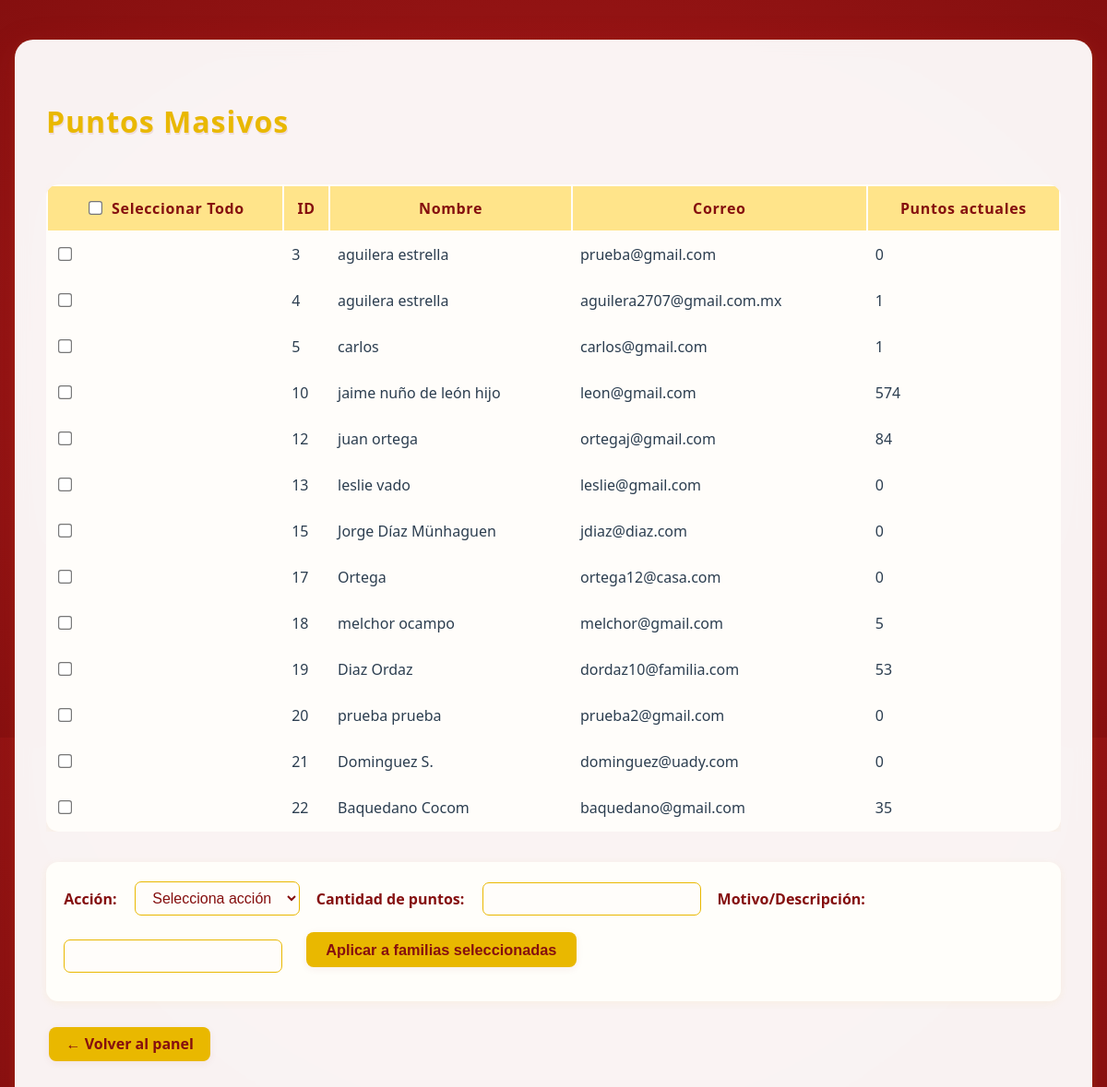
Before: /puntos-masivos (signed in) with the older database file.
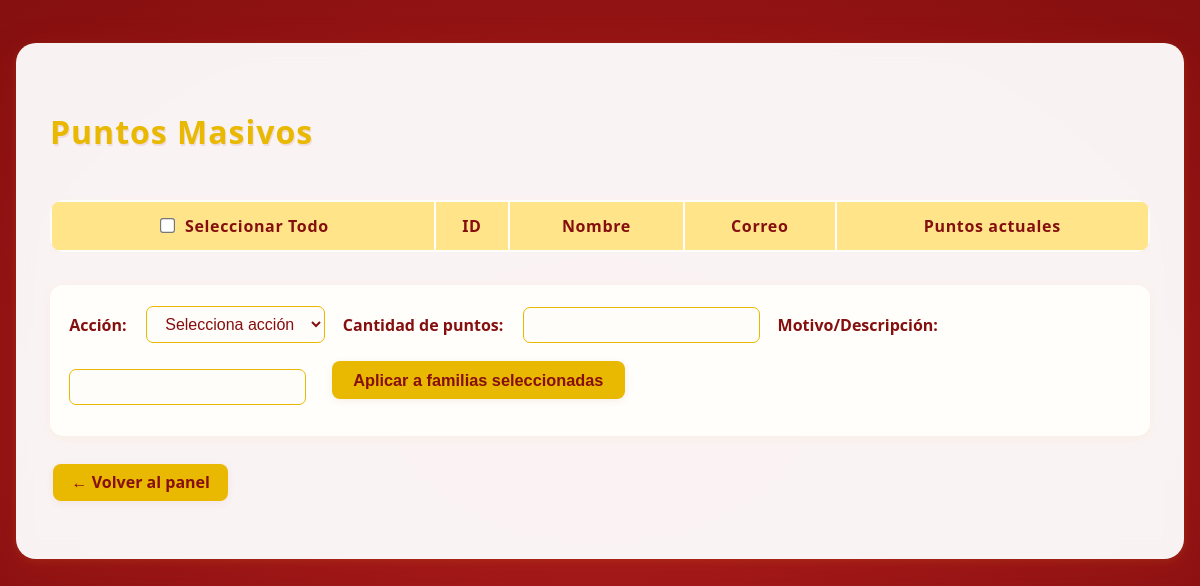
After: the same page with the newer database file.
### app/models.py (models this page shows, shortened)
class Familia(db.Model):
    id = db.Column(db.Integer, primary_key=True)
    nombre = db.Column(db.String(100), nullable=False)
    correo = db.Column(db.String(100), unique=True, nullable=False)
    password = db.Column(db.String(100), nullable=False)
    puntos = db.Column(db.Integer, default=0)

### app/routes.py (the view, shortened to what this page needs)
@app.route('/puntos-masivos', methods=['GET', 'POST'])
def puntos_masivos():
    if 'admin_id' not in session:
        return redirect(url_for('login'))
    rol = session.get('rol')
    if rol != 'admin':
        flash('No tienes permisos para acceder a esta página', 'error')
        return redirect(url_for('panel_admin'))
    familias = Familia.query.all()
    return render_template('puntos_masivos.html', familias=familias)

### app/__init__.py (called while the page is built)
@app.before_request
def mantener_sesion_activa():
    session.permanent = True

### app/routes.py (called while the page is built, shortened)
@app.before_request
def refrescar_timeout():
    if "admin_id" in session:
        now = datetime.utcnow()
        last = session.get("last_activity", now)
        if hasattr(last, "tzinfo") and last.tzinfo is not None:
            last = last.astimezone(timezone.utc).replace(tzinfo=None)
        session["last_activity"] = now

### app/templates/puntos_masivos.html (shortened to what this page needs)
<!DOCTYPE html>
<html lang="es">
<head>
    <link rel="stylesheet" href="{{ url_for('static', filename='css/admin.css') }}" />
    <link rel="stylesheet" href="https://cdn.datatables.net/1.13.6/css/jquery.dataTables.min.css" />
</head>
<body>
    <div class="admin-contenedor">
        <h1>Puntos Masivos</h1>
        <form method="POST" id="form-masivos">
            <div class="table-responsive">
                <table id="tabla-familias" class="display">
                    <thead>
                        <tr>
                            <th style="min-width:145px;">
                                <input type="checkbox" id="select-all" style="margin-right:6px;" /> Seleccionar Todo
                            </th>
                            <th>ID</th>
                            <th>Nombre</th>
                            <th>Correo</th>
                            <th>Puntos actuales</th>
                        </tr>
                    </thead>
                    <tbody>
                        {% for familia in familias %}
                        <tr>
                            <td><input type="checkbox" name="familia_ids" value="{{ familia.id }}" /></td>
                            <td>{{ familia.id }}</td>
                            <td>{{ familia.nombre }}</td>
                            <td>{{ familia.correo }}</td>
                            <td>{{ familia.puntos }}</td>
                        </tr>
                        {% endfor %}
                    </tbody>
                </table>
            </div>
            <div class="masivos-form-row">
                <label for="tipo">Acción:</label>
                <select name="tipo" id="tipo" required>
                    <option value="" disabled selected>Selecciona acción</option>
                </select>
                <label for="puntos">Cantidad de puntos:</label>
                <input type="number" name="puntos" id="puntos" min="1" required />
                <label for="descripcion">Motivo/Descripción:</label>
                <input type="text" name="descripcion" id="descripcion" required />
                <button type="submit" class="btn btn-primary">Aplicar a familias seleccionadas</button>
            </div>
        </form>
        <a href="{{ url_for('panel_admin') }}" class="btn-primary" style="margin-top:1.7em; display:inline-block;">← Volver al panel</a>
    </div>
</body>
</html>

Changed rows visible on the page:
removed Familia: id "3", nombre "aguilera estrella", correo "prueba@gmail.com", puntos "0"
removed Familia: id "4", nombre "aguilera estrella", correo "aguilera2707@gmail.com.mx", puntos "1"
removed Familia: id "5", nombre "carlos", correo "carlos@gmail.com", puntos "1"
removed Familia: id "10", nombre "jaime nuño de león hijo", correo "leon@gmail.com", puntos "574"
removed Familia: id "12", nombre "juan ortega", correo "ortegaj@gmail.com", puntos "84"
removed Familia: id "13", nombre "leslie vado", correo "leslie@gmail.com", puntos "0"
removed Familia: id "15", nombre "Jorge Díaz Münhaguen", correo "jdiaz@diaz.com", puntos "0"
removed Familia: id "17", nombre "Ortega", correo "ortega12@casa.com", puntos "0"
removed Familia: id "18", nombre "melchor ocampo", correo "melchor@gmail.com", puntos "5"
removed Familia: id "19", nombre "Diaz Ordaz", correo "dordaz10@familia.com", puntos "53"
removed Familia: id "20", nombre "prueba prueba", correo "prueba2@gmail.com", puntos "0"
removed Familia: id "21", nombre "Dominguez S.", correo "dominguez@uady.com", puntos "0"
removed Familia: id "22", nombre "Baquedano Cocom", correo "baquedano@gmail.com", puntos "35"
